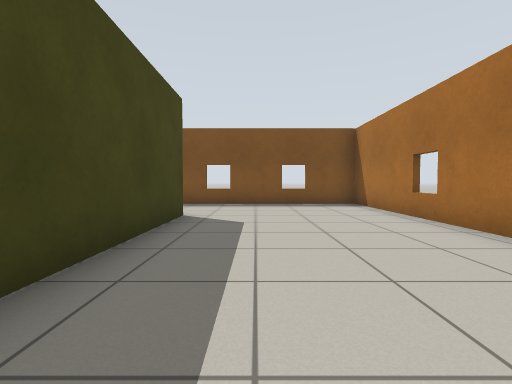
[1] (above)

23 first-person views from a walk through a robot-simulator world made for Gazebo. The camera is 0.72 m above the floor, tilts 2° down and sees 85° across. The floor is counted in squares, 1 m on a side. Each view is taken from the middle of a square. On the plan, view 1 faces up. The plan holds only what a view shows up to about 10 squares ahead; the rest is blank.

[2]
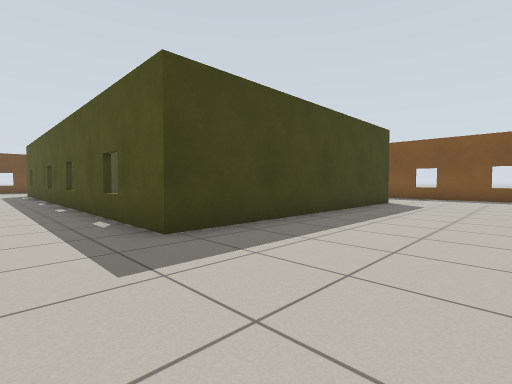

[3]
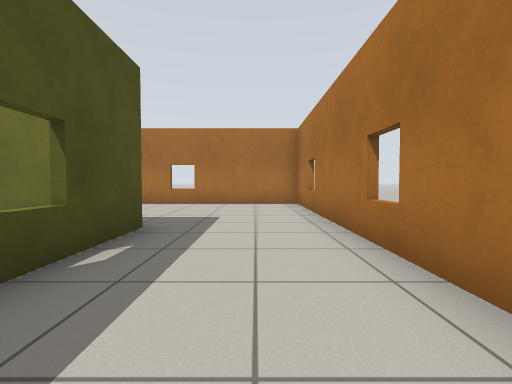

[4]
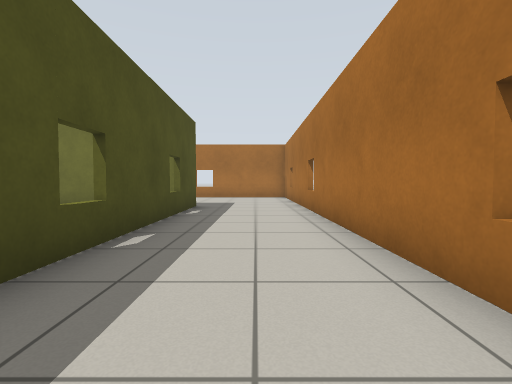

[5]
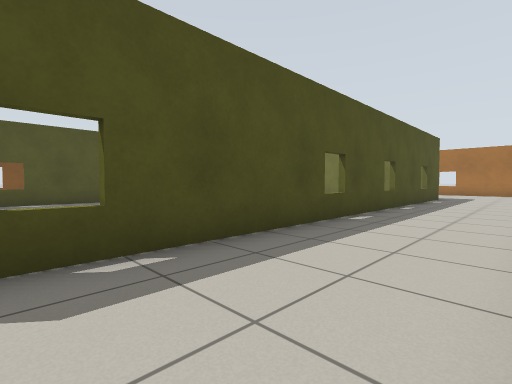

[6]
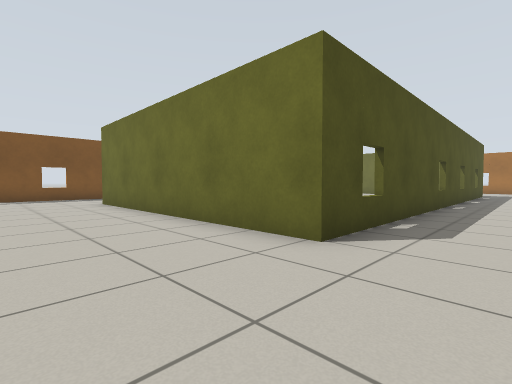

[7]
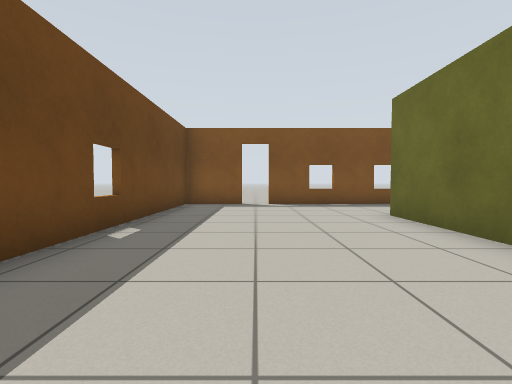

[8]
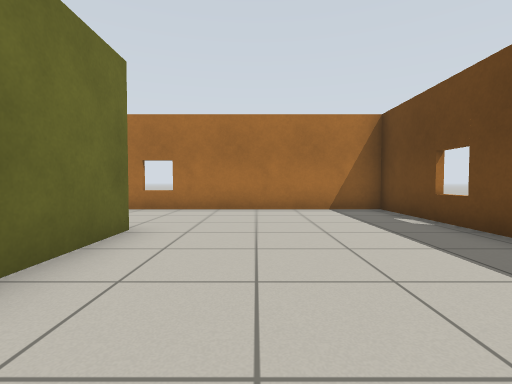

[9]
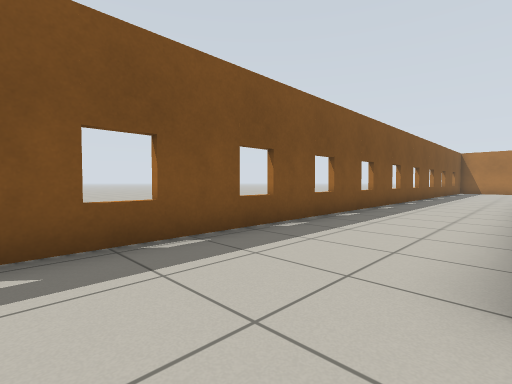

[10]
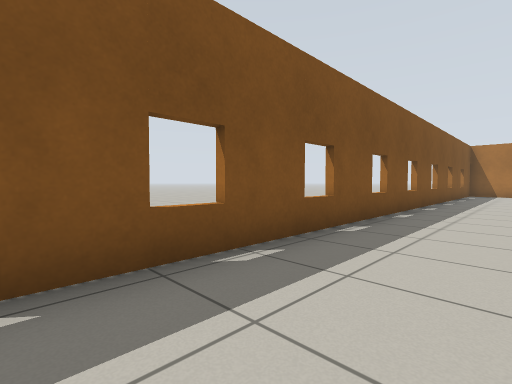

[11]
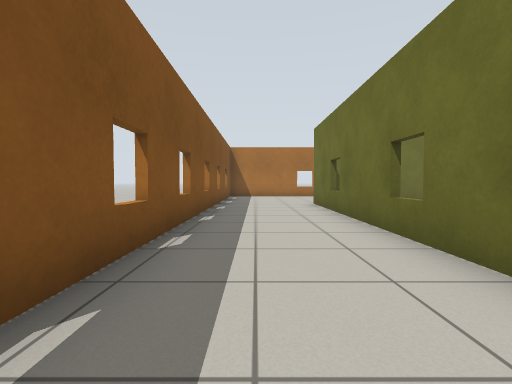

[12]
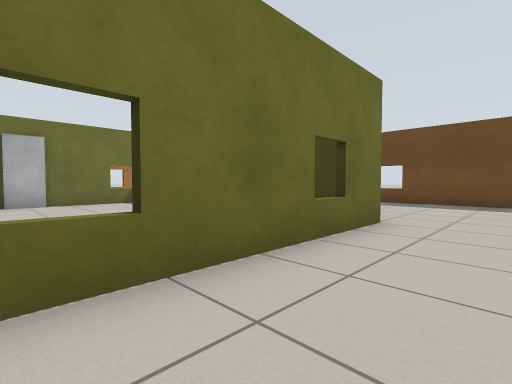

[13]
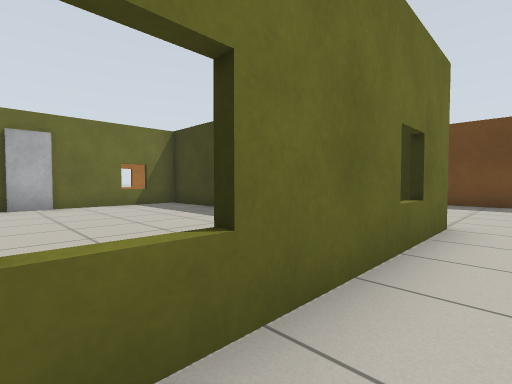

[14]
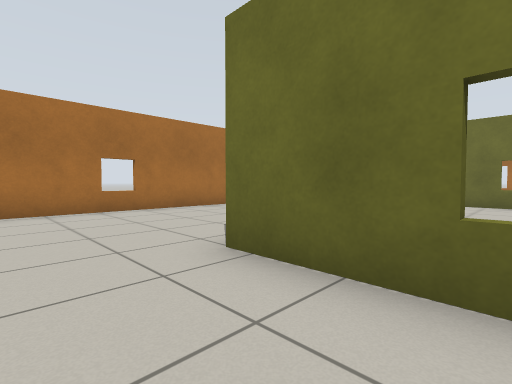

[15]
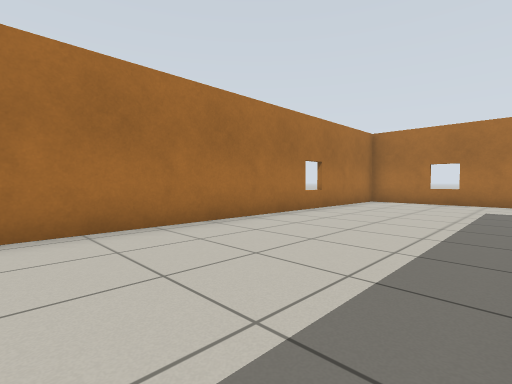

[16]
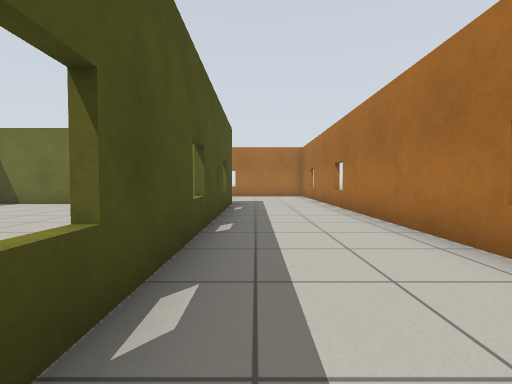

[17]
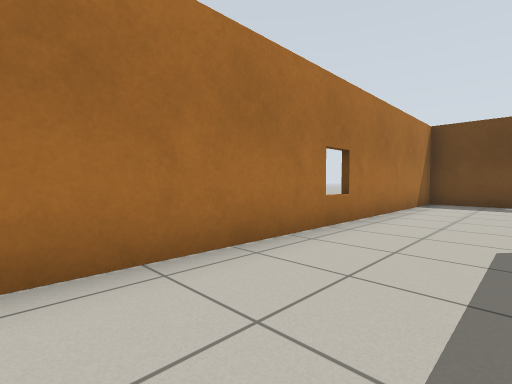

[18]
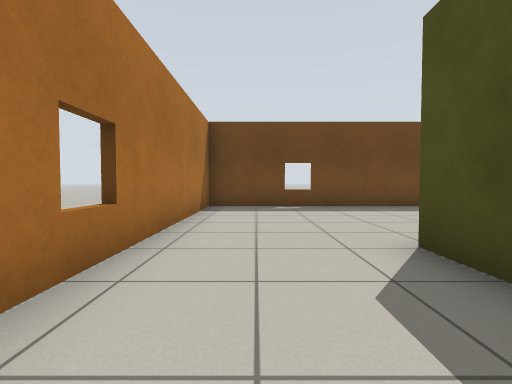

[19]
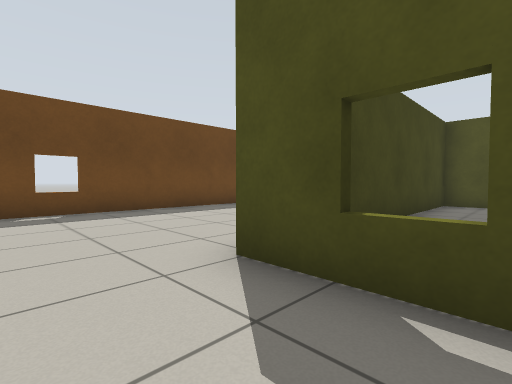

[20]
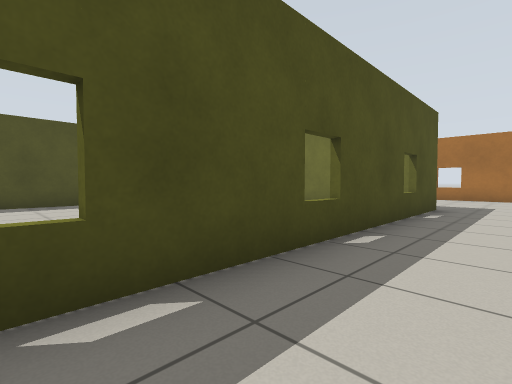

[21]
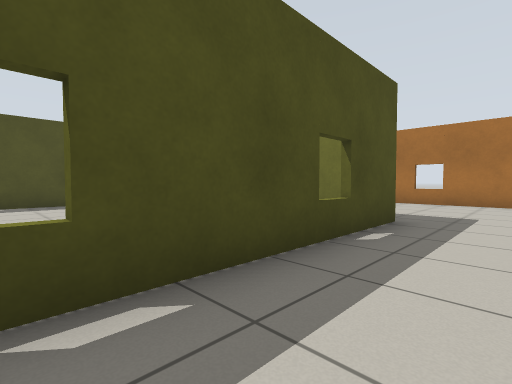

[22]
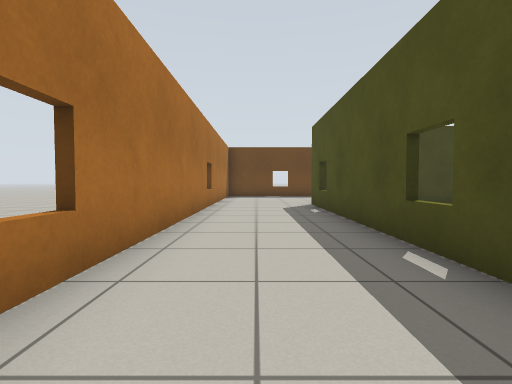

[23]
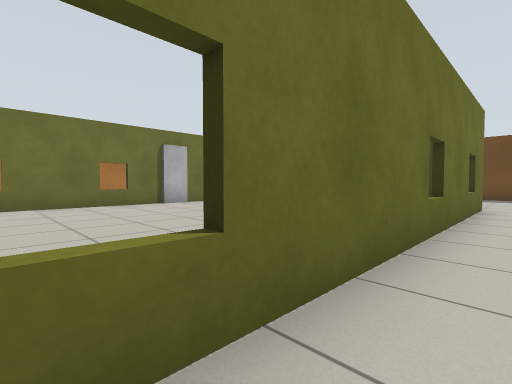

### Floor plan
Points are (right, up) in squares from view 1. A wall is a line through its corners. A room is listed if a view was taken in it or the views show most of it. See-through windows are left out.
Room 1 (views 1, 2, 3, 4, 5, 6, 7, 8, 9, 10, 11, 12, 13, 14, 15, 16, 17, 18, 19, 20, 21, 22, 23)
walls: (-12.4, -2) (-11.4, -2); (-16.1, -2.2) (-16.1, 6.1) (-1.6, 6.1) (-1.6, -2.2) (-16.1, -2.2); (-19.4, 9.3) (-21.3, 9.3) (-21.3, -5.4) (3.3, -5.4) (3.3, 9.3) (-18.7, 9.3)
ways out: open door at (-19, 9)
objects: door leaf (-12, -2)
Room 2 (no view inside)
walls: (-11.4, -2) (-7.4, -2); (-11.9, 5.9) (-15.9, 5.9) (-15.9, -2) (-12.4, -2); (-5.1, 5.9) (-9.6, 5.9); (-3.6, -2) (-2.5, -2); (-1.7, -1.6) (-1.7, 5.5)

Positions as (right, up) in squares from view 1, and headings:
1: (0, 0), facing up
2: (2, -4), facing up-left
3: (-6, -4), facing right
4: (-10, -4), facing right
5: (-15, -5), facing up-right
6: (-19, -4), facing up-right
7: (-19, 0), facing up
8: (-18, 2), facing down
9: (-18, 6), facing up-right
10: (-14, 7), facing up-right
11: (-11, 8), facing right
12: (-11, 8), facing down-left
13: (-11, 7), facing down-left
14: (-4, 8), facing down-right
15: (-1, 5), facing down-right
16: (-11, -3), facing right
17: (-11, -3), facing down-left
18: (-13, -4), facing left
19: (-14, -4), facing up-left
20: (-10, -4), facing up-right
21: (-7, -4), facing up-right
22: (-7, -4), facing left
23: (-7, 7), facing down-left
